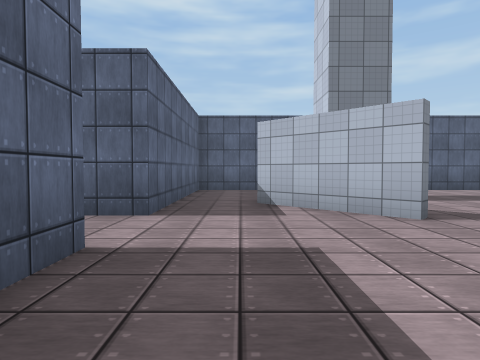
view 1 (above)

19 first-person views from a walk through a Unity game level. The camera is 1.3 m above the floor, tilts 2° down and sees 75° across. The floor is counted in squares, 2.06 m on a side. Each view is taken from the middle of a square. On the plan, view 1 faces up. The plan holds only what a view shows up to about 10 squares ahead; the rest is blank. The place goes on beyond the plan. The player is left out. Surface patterns are stand-ins for the level's own textures.

view 2
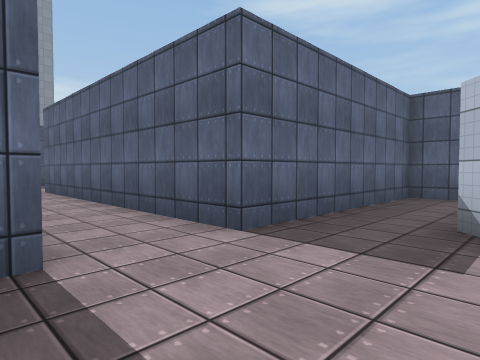

view 3
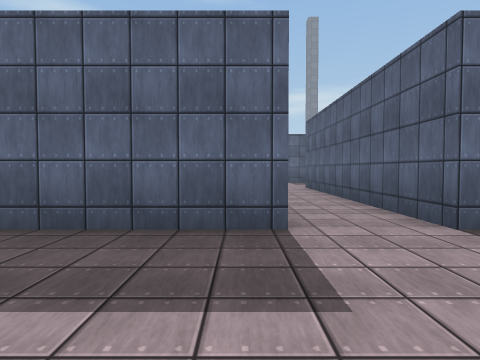

view 4
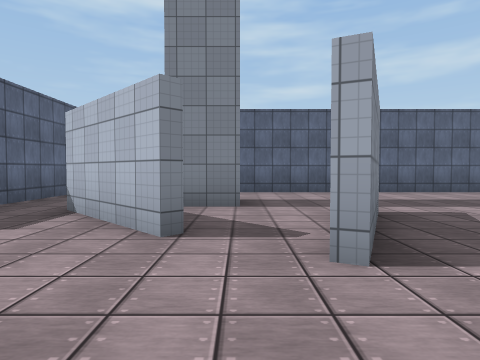

view 5
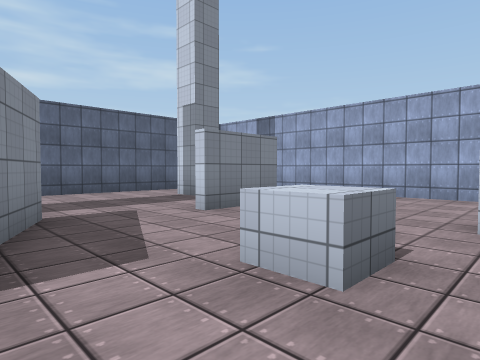

view 6
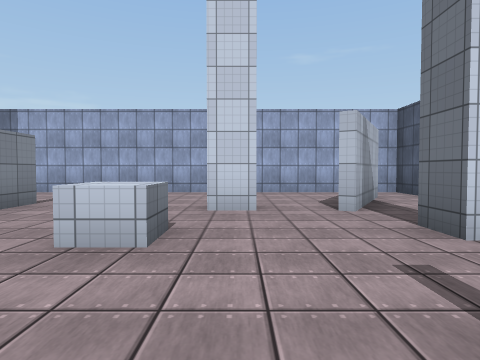

view 7
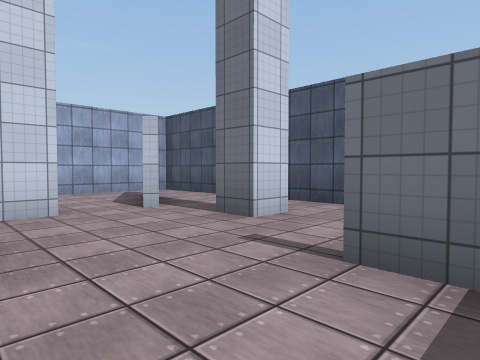

view 8
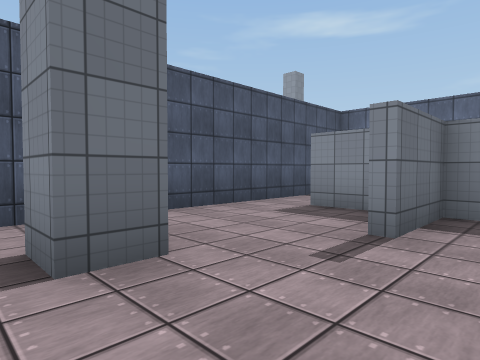

view 9
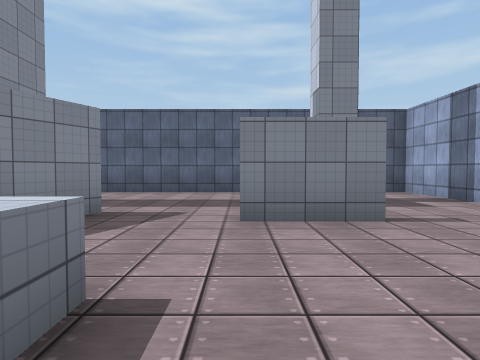

view 10
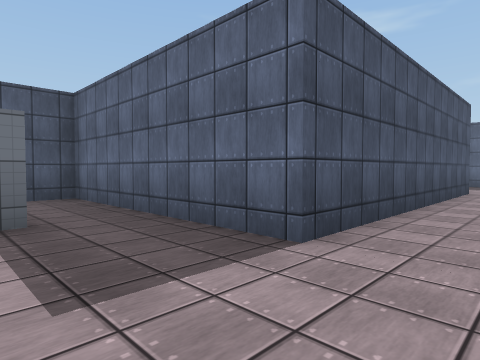

view 11
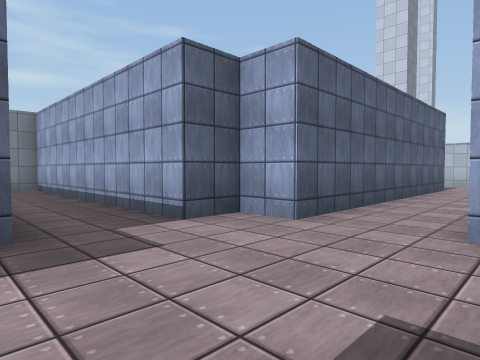

view 12
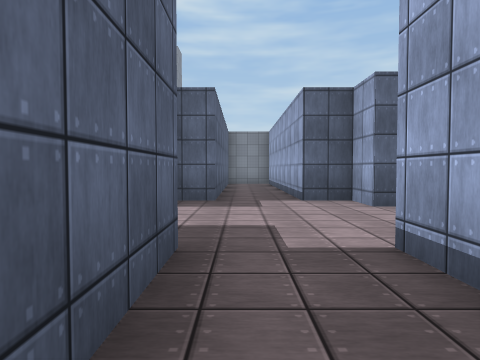

view 13
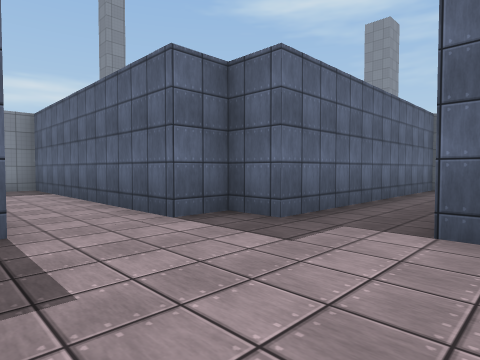

view 14
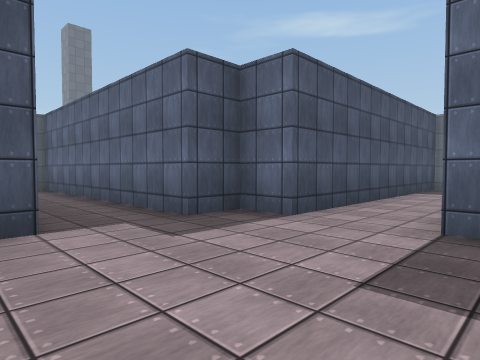

view 15
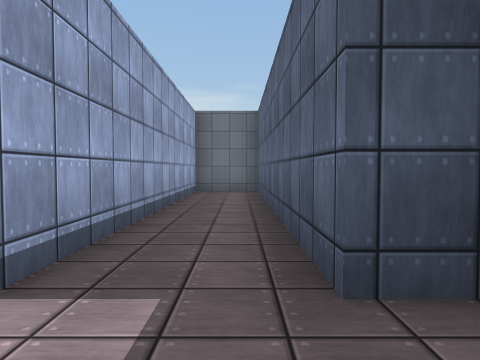

view 16
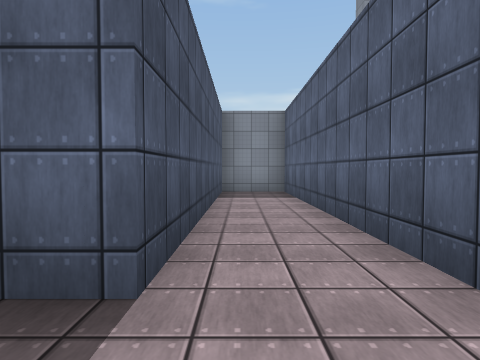

view 17
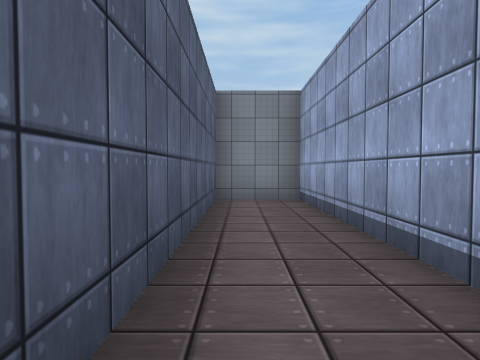

view 18
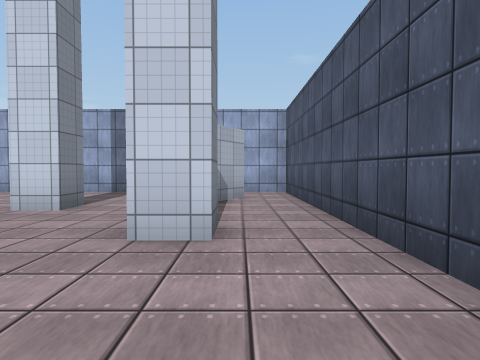

view 19
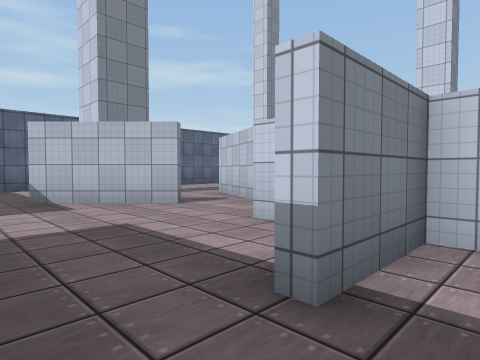

### Floor plan
Points are (right, up) in squares from view 1. A wall is a line through its corners. A room is listed if a view was taken in it or the views show most of it. See-through windows are left out.
Room 1 (views 1, 2, 10, 14, 17)
walls: (-1.2, 4.3) (-8.7, 4.3) (-8.7, 5.3) (-9.7, 5.3) (-9.7, 12.5) (-11.5, 12.5) (-11.5, 5.3); (-8.8, 2.5) (-1.2, 2.5) (-1.2, -0.4); (2.3, 3.8) (1, 5.2)
ways out: opening at (-0.5, -1) to room 2; opening at (-0.5, 5) to room 2; opening at (2, 2.5) to room 2; opening at (-9.5, 4.5) to room 3
Room 2 (views 3, 4, 5, 6, 7, 8, 9, 18, 19)
walls: (3.7, 3.3) (4.8, 5.6); (5, 5.5) (3.8, 2.9); (8.9, 4.7) (7, 4.7); (8.5, 0.7) (7.7, 0.7) (7.7, 1.5); (5.7, -1) (6.5, -1) (6.5, -1.8) (5.7, -1.8) (5.7, -1); (3, 6.2) (2, 6.2); (8.5, 6.9) (8.5, 7.8); (2.2, 0) (4, 0); (2.1, -0.3) (0.2, -0.3); (2.2, -0.9) (2.2, -2); (1, 5.2) (0.3, 5.9); (10.1, -2.2) (7.6, -0.7); (-1.2, -0.4) (-1.2, -3.3) (11.5, -3.3) (11.5, 9.5) (3, 9.5); (1.1, 9.5) (-1.2, 9.5) (-1.2, 4.3)
low walls: (6.3, 2.5) (6.3, 1.7) (5.5, 1.7) (5.5, 2.5)
ways out: opening at (-0.5, -1) to room 1; opening at (-0.5, 5) to room 1; opening at (2, 2.5) to room 1
Room 3 (views 11, 12, 13, 15, 16)
walls: (-11.5, 5.3) (-12.5, 5.3) (-12.5, 4.3) (-19.7, 4.3) (-19.7, 2.5) (-12.5, 2.5) (-12.5, 1.5) (-11.5, 1.5) (-11.5, -5.7) (-9.7, -5.7) (-9.7, 1.5) (-9.4, 1.5)
ways out: opening at (-9.5, 4.5) to room 1

Where each view was taken, in squares from view 1:
view 1: 0 up, 0 right, facing up
view 2: 2 up, 1 right, facing up-left
view 3: 2 up, 2 right, facing left
view 4: 1 up, 3 right, facing up
view 5: 1 up, 4 right, facing up-right
view 6: 1 up, 3 right, facing right
view 7: 2 up, 3 right, facing down-right
view 8: 1 up, 7 right, facing down-left
view 9: 1 up, 7 right, facing up
view 10: 4 up, 1 right, facing down-left
view 11: 2 up, 12 left, facing up-right
view 12: 1 down, 11 left, facing up
view 13: 2 up, 9 left, facing up-left
view 14: 5 up, 9 left, facing down-left
view 15: 3 up, 11 left, facing down
view 16: 3 up, 11 left, facing left
view 17: 6 up, 11 left, facing up
view 18: 2 down, 3 right, facing right
view 19: 1 down, 1 left, facing up-right
